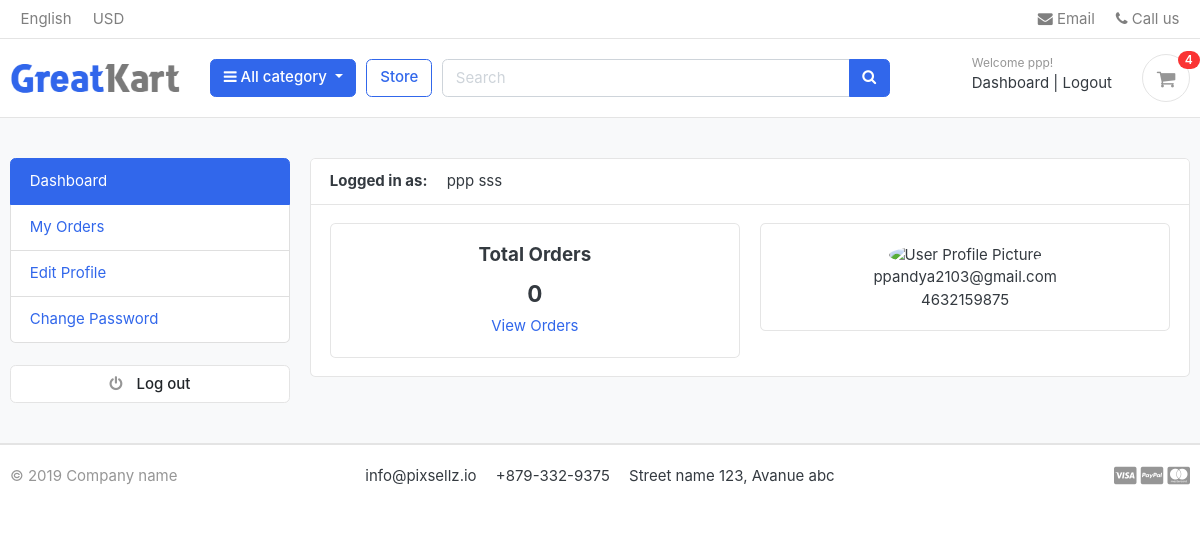
The page /accounts/dashboard/ (signed in) on the database its author committed.
### accounts/models.py (models this page shows, shortened)
class Account (AbstractBaseUser):
    first_name = models.CharField(max_length=50)
    last_name = models.CharField(max_length=50)
    username = models.CharField(max_length=50, unique=True)
    email = models.CharField(max_length=100, unique=True)
    phone_number = models.CharField(max_length=50)
    date_joined = models.DateTimeField(auto_now_add=True)
    last_login = models.DateTimeField(auto_now_add=True)
    is_admin = models.BooleanField(default=False)
    is_staff = models.BooleanField(default=False)
    is_active = models.BooleanField(default=False)
    is_superadmin = models.BooleanField(default=False)
    USERNAME_FIELD = 'email'
    REQUIRED_FIELDS = ['username', 'first_name', 'last_name']
    objects = MyAccountManager()
    def full_name(self):
        return f"{self.first_name} {self.last_name}"

### accounts/views.py (the view)
# urls.py: path('dashboard/', views.dashboard, name="dashboard"),
@login_required(login_url = 'login')
def dashboard (request):
    orders = Order.objects.order_by('-created_at').filter(user_id=request.user.id, is_ordered=True)
    orders_count = orders.count()
    context = {
        'orders_count' : orders_count,
    }
    return render(request, "accounts/dashboard.html", context)

### carts/context_processors.py (called while the page is built)
def counter(request):
    cart_count = 0
    if 'admin' in request.path:
        return {}
    else:
        try:
            cart = Cart.objects.filter(cart_id=_cart_id(request))
            if request.user.is_authenticated:
                cart_items = CartItem.objects.all().filter(user=request.user)
            else:
                cart_items = CartItem.objects.all().filter(cart=cart[:1])
            for cart_item in cart_items:
                cart_count += cart_item.quantity
        except Cart.DoesNotExist:
            cart_count = 0
    return dict(cart_count=cart_count)

### carts/views.py (called while the page is built)
def _cart_id (request):
    cart = request.session.session_key
    if not cart:
        cart = request.session.create()
    return cart

### category/context_processors.py (called while the page is built)
def menu_links (request):
    links = Category.objects.all()
    return dict(links=links)

### category/models.py (called while the page is built)
    def get_url (self):
        return reverse ('products_by_category', args=[self.slug])

### templates/accounts/dashboard.html (shortened to what this page needs)
{% extends "base.html" %}
{% block content %}
<section class="section-conten padding-y bg">
<div class="container">
	<div class="row">
	{% include 'includes/dashboard_sidebar.html' %}
	<main class="col-md-9">
		<article class="card">
		<header class="card-header">
			<strong class="d-inline-block mr-3">Logged in as:</strong>
			<span> {{ user.full_name }}</span>
		</header>
		<div class="card-body">
			<div class="row">
				<div class="col-md-6">
					<div class="card" style="text-align: center;">
						<div class="card-body">
							<h5 class="card-title">Total Orders</h5>
							<h4>{{ orders_count }}</h4>
							<a href="">View Orders</a>
						</div>
					</div>
				</div>
				<div class="col-md-6">
					<div class="card" style="text-align: center;">
						<div class="card-body">
							<img src="https://www.w3schools.com/howto/img_avatar.png" alt="User Profile Picture" width="50" height="50" style="border-radius: 50%;">
							<p class="mb-0">{{ user.email }}</p>
							<p>{{ user.phone_number }}</p>
						</div>
					</div>
				</div>
			</div>
		</div>
		</article>
	</main>
</div>
</div>
</section>
{% endblock %}

### templates/includes/navbar.html (shortened to what this page needs)
{% load static %}
<header class="section-header">
<nav class="navbar p-md-0 navbar-expand-sm navbar-light border-bottom">
<div class="container">
  <div class="collapse navbar-collapse" id="navbarTop4">
    <ul class="navbar-nav mr-auto">
      <li class="nav-item dropdown">
      <a href="#" class="nav-link">   English </a>
    </li>
    <li class="nav-item dropdown">
      <a href="#" class="nav-link"> USD </a>
    </li>
    </ul>
    <ul class="navbar-nav">
    <li><a href="#" class="nav-link"> <i class="fa fa-envelope"></i> Email </a></li>
    <li><a href="#" class="nav-link"> <i class="fa fa-phone"></i> Call us </a></li>
  </ul>
  </div>
</div>
</nav>
<section class="header-main border-bottom">
  <div class="container">
<div class="row align-items-center">
  <div class="col-lg-2 col-md-3 col-6">
    <a href="{% url 'home' %}" class="brand-wrap">
      <img class="logo" src="{% static './images/logo.png' %}">
    </a>
  </div>
  <div class="col-lg col-sm col-md col-6 flex-grow-0">
    <div class="category-wrap dropdown d-inline-block float-right">
      <button type="button" class="btn btn-primary dropdown-toggle" data-toggle="dropdown">
        <i class="fa fa-bars"></i> All category
      </button>
    </div>
  </div>
  <a href="{% url 'store' %}" class="btn btn-outline-primary">Store</a>
  <div class="col-lg  col-md-6 col-sm-12 col">
    <form action="{% url 'search' %}" class="search" method="GET">
      <div class="input-group w-100">
          <input type="text" class="form-control" style="width:60%;" placeholder="Search" name="keyword">
          <div class="input-group-append">
            <button class="btn btn-primary" type="submit">
              <i class="fa fa-search"></i>
            </button>
          </div>
        </div>
    </form>
  </div>
  <div class="col-lg-3 col-sm-6 col-8 order-2 order-lg-3">
        <div class="d-flex justify-content-end mb-3 mb-lg-0">
          {% if user.id is None %}
          <div class="widget-header">
            <small class="title text-muted">Welcome guest!</small>
            <div>
              <a href="{% url 'login' %}">Sign in</a> <span class="dark-transp"> | </span>
              <a href="{% url 'register' %}"> Register</a>
            </div>
          </div>
          {% else %}
          <div class="widget-header">
            <small class="title text-muted">Welcome {{user.first_name}}!</small>
            <div>
              <a href="{% url 'dashboard' %}">Dashboard</a> <span class="dark-transp"> | </span>
              <a href="{% url 'logout' %}"> Logout</a>
            </div>
          </div>
          {% endif %}
          <a href="{% url 'cart' %}" class="widget-header pl-3 ml-3">
            <div class="icon icon-sm rounded-circle border"><i class="fa fa-shopping-cart"></i></div>
            <span class="badge badge-pill badge-danger notify">{{ cart_count }}</span>
          </a>
        </div>
      </div>
</div>
  </div>
</section>
</header>

### thekart/static/css/ui.css (style rules this page uses)
html { font-family: "Inter", sans-serif; font-size: 15px; }
.icon-xs, .icon-sm, .icon-md, .icon-lg { display: inline-block; text-align: center; flex-shrink: 0; flex-grow: 0; }
.icon-sm { width: 48px; height: 48px; line-height: 48px !important; font-size: 20px; }
.padding-y { padding-top: 40px; padding-bottom: 40px; }
article:after, .form-group:after { display: block; clear: both; content: ""; }
.bg { background-color: #f8f9fa; }
p:last-child { margin-bottom: 0; }
.header-main { position: relative; padding-top: 1rem; padding-bottom: 1rem; }
.brand-wrap .logo, .navbar-brand .logo { margin-right: 7px; max-height: 42px; display: inline-block; }
.widget-header { display: inline-block; vertical-align: middle; position: relative; }
.widget-header a { color: #343a40; }
.widget-header i { color: #969696; }
.widget-header .title { display: block; }
.widget-header .notify { position: absolute; top: -3px; right: -10px; }
.notify { position: absolute; top: -4px; right: -10px; display: inline-block; padding: 0.25em 0.6em; font-size: 12px; line-height: 1; text-align: center; border-radius: 3rem; color: #fff; background-color: #fa3434; }

### rows shown on the page
Account: first_name "ppp", full_name "ppp sss", email "ppandya2103@gmail.com", phone_number "4632159875"

### other values the page prints
{{ cart_count }} "4"
{{ orders_count }} "0"
